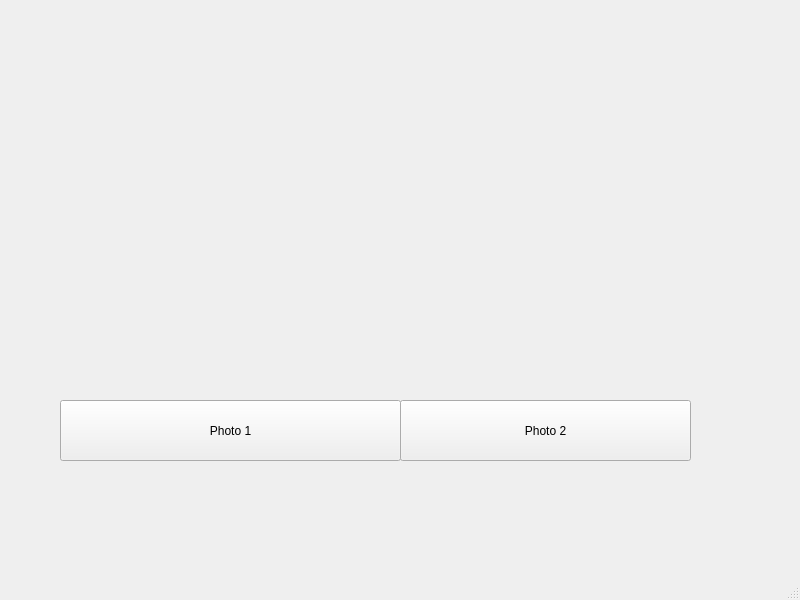
<?xml version="1.0" encoding="UTF-8"?>
<ui version="4.0">
 <class>MainWindow</class>
 <widget class="QMainWindow" name="MainWindow">
  <property name="geometry">
   <rect>
    <x>0</x>
    <y>0</y>
    <width>800</width>
    <height>600</height>
   </rect>
  </property>
  <property name="windowTitle">
   <string>MainWindow</string>
  </property>
  <widget class="QWidget" name="centralwidget">
   <widget class="QLabel" name="photo">
    <property name="geometry">
     <rect>
      <x>60</x>
      <y>0</y>
      <width>631</width>
      <height>401</height>
     </rect>
    </property>
    <property name="text">
     <string/>
    </property>
    <property name="pixmap">
     <pixmap>SL372060.JPG</pixmap>
    </property>
    <property name="scaledContents">
     <bool>true</bool>
    </property>
   </widget>
   <widget class="QPushButton" name="pushButton">
    <property name="geometry">
     <rect>
      <x>60</x>
      <y>400</y>
      <width>341</width>
      <height>61</height>
     </rect>
    </property>
    <property name="text">
     <string>Photo 1</string>
    </property>
   </widget>
   <widget class="QPushButton" name="pushButton_2">
    <property name="geometry">
     <rect>
      <x>400</x>
      <y>400</y>
      <width>291</width>
      <height>61</height>
     </rect>
    </property>
    <property name="text">
     <string>Photo 2</string>
    </property>
   </widget>
  </widget>
  <widget class="QMenuBar" name="menubar">
   <property name="geometry">
    <rect>
     <x>0</x>
     <y>0</y>
     <width>800</width>
     <height>26</height>
    </rect>
   </property>
  </widget>
  <widget class="QStatusBar" name="statusbar"/>
 </widget>
 <resources/>
 <connections/>
</ui>
